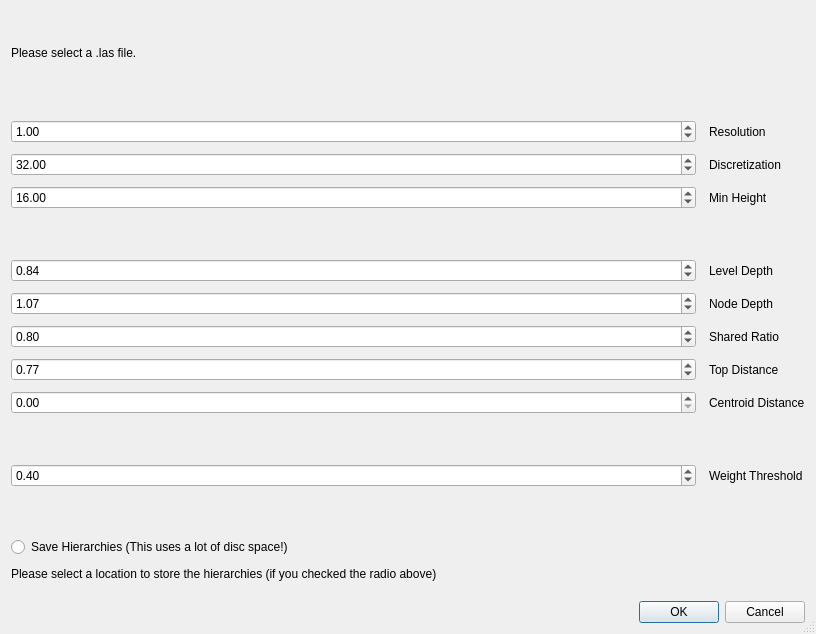
<?xml version="1.0" encoding="UTF-8"?>
<ui version="4.0">
 <class>ExampleDialogBase</class>
 <widget class="QDialog" name="ExampleDialogBase">
  <property name="enabled">
   <bool>true</bool>
  </property>
  <property name="geometry">
   <rect>
    <x>0</x>
    <y>0</y>
    <width>816</width>
    <height>634</height>
   </rect>
  </property>
  <property name="sizePolicy">
   <sizepolicy hsizetype="Expanding" vsizetype="Expanding">
    <horstretch>0</horstretch>
    <verstretch>0</verstretch>
   </sizepolicy>
  </property>
  <property name="minimumSize">
   <size>
    <width>651</width>
    <height>450</height>
   </size>
  </property>
  <property name="sizeIncrement">
   <size>
    <width>10</width>
    <height>10</height>
   </size>
  </property>
  <property name="baseSize">
   <size>
    <width>10</width>
    <height>10</height>
   </size>
  </property>
  <property name="windowTitle">
   <string>Tree Segmentation</string>
  </property>
  <property name="sizeGripEnabled">
   <bool>true</bool>
  </property>
  <layout class="QGridLayout" name="gridLayout_2">
   <item row="0" column="0">
    <layout class="QGridLayout" name="gridLayout" rowstretch="2,0,0,0,0,0,0,0,0,0,0,0,0,0,0,0,0,0,0,0,0,0" columnstretch="2,0">
     <property name="horizontalSpacing">
      <number>13</number>
     </property>
     <property name="verticalSpacing">
      <number>10</number>
     </property>
     <item row="17" column="0">
      <widget class="QRadioButton" name="save_hierarchies_radio_button">
       <property name="text">
        <string>Save Hierarchies (This uses a lot of disc space!)</string>
       </property>
      </widget>
     </item>
     <item row="8" column="1">
      <widget class="QLabel" name="label_6">
       <property name="text">
        <string>Level Depth</string>
       </property>
      </widget>
     </item>
     <item row="6" column="1">
      <widget class="QLabel" name="label_3">
       <property name="text">
        <string>Min Height</string>
       </property>
      </widget>
     </item>
     <item row="5" column="1">
      <widget class="QLabel" name="label_2">
       <property name="text">
        <string>Discretization</string>
       </property>
      </widget>
     </item>
     <item row="20" column="0" colspan="2">
      <widget class="QgsFileWidget" name="h_save_location">
       <property name="fullUrl">
        <bool>false</bool>
       </property>
       <property name="storageMode">
        <enum>QgsFileWidget::GetDirectory</enum>
       </property>
      </widget>
     </item>
     <item row="1" column="0" colspan="2">
      <widget class="QLabel" name="label_4">
       <property name="text">
        <string>Please select a .las file.</string>
       </property>
      </widget>
     </item>
     <item row="10" column="0">
      <widget class="QgsDoubleSpinBox" name="shared_ratio">
       <property name="value">
        <double>0.800000000000000</double>
       </property>
      </widget>
     </item>
     <item row="5" column="0">
      <widget class="QgsDoubleSpinBox" name="discretization_spin_box">
       <property name="value">
        <double>32.000000000000000</double>
       </property>
      </widget>
     </item>
     <item row="9" column="0">
      <widget class="QgsDoubleSpinBox" name="node_depth">
       <property name="value">
        <double>1.070000000000000</double>
       </property>
      </widget>
     </item>
     <item row="4" column="1">
      <widget class="QLabel" name="label">
       <property name="text">
        <string>Resolution</string>
       </property>
      </widget>
     </item>
     <item row="2" column="0" colspan="2">
      <widget class="QgsFileWidget" name="file_browser"/>
     </item>
     <item row="7" column="0">
      <spacer name="verticalSpacer_3">
       <property name="orientation">
        <enum>Qt::Vertical</enum>
       </property>
       <property name="sizeType">
        <enum>QSizePolicy::Maximum</enum>
       </property>
       <property name="sizeHint" stdset="0">
        <size>
         <width>5</width>
         <height>40</height>
        </size>
       </property>
      </spacer>
     </item>
     <item row="8" column="0">
      <widget class="QgsDoubleSpinBox" name="level_depth">
       <property name="wrapping">
        <bool>false</bool>
       </property>
       <property name="value">
        <double>0.840000000000000</double>
       </property>
      </widget>
     </item>
     <item row="10" column="1">
      <widget class="QLabel" name="label_8">
       <property name="text">
        <string>Shared Ratio</string>
       </property>
      </widget>
     </item>
     <item row="16" column="0">
      <spacer name="verticalSpacer_5">
       <property name="orientation">
        <enum>Qt::Vertical</enum>
       </property>
       <property name="sizeHint" stdset="0">
        <size>
         <width>20</width>
         <height>40</height>
        </size>
       </property>
      </spacer>
     </item>
     <item row="21" column="0" colspan="2">
      <widget class="QDialogButtonBox" name="button_box">
       <property name="orientation">
        <enum>Qt::Horizontal</enum>
       </property>
       <property name="standardButtons">
        <set>QDialogButtonBox::Cancel|QDialogButtonBox::Ok</set>
       </property>
      </widget>
     </item>
     <item row="11" column="1">
      <widget class="QLabel" name="label_9">
       <property name="text">
        <string>Top Distance</string>
       </property>
      </widget>
     </item>
     <item row="6" column="0">
      <widget class="QgsDoubleSpinBox" name="min_height_spin_box">
       <property name="value">
        <double>16.000000000000000</double>
       </property>
      </widget>
     </item>
     <item row="4" column="0">
      <widget class="QgsDoubleSpinBox" name="resolution_spin_box">
       <property name="stepType">
        <enum>QAbstractSpinBox::AdaptiveDecimalStepType</enum>
       </property>
       <property name="value">
        <double>1.000000000000000</double>
       </property>
      </widget>
     </item>
     <item row="9" column="1">
      <widget class="QLabel" name="label_7">
       <property name="text">
        <string>Node Depth</string>
       </property>
      </widget>
     </item>
     <item row="12" column="0">
      <widget class="QgsDoubleSpinBox" name="centroid_distance">
       <property name="value">
        <double>0.000000000000000</double>
       </property>
      </widget>
     </item>
     <item row="19" column="0">
      <widget class="QLabel" name="label_5">
       <property name="text">
        <string>Please select a location to store the hierarchies (if you checked the radio above)</string>
       </property>
      </widget>
     </item>
     <item row="3" column="0">
      <spacer name="verticalSpacer_2">
       <property name="orientation">
        <enum>Qt::Vertical</enum>
       </property>
       <property name="sizeHint" stdset="0">
        <size>
         <width>20</width>
         <height>40</height>
        </size>
       </property>
      </spacer>
     </item>
     <item row="0" column="0">
      <spacer name="verticalSpacer">
       <property name="orientation">
        <enum>Qt::Vertical</enum>
       </property>
       <property name="sizeHint" stdset="0">
        <size>
         <width>20</width>
         <height>40</height>
        </size>
       </property>
      </spacer>
     </item>
     <item row="11" column="0">
      <widget class="QgsDoubleSpinBox" name="top_distance">
       <property name="value">
        <double>0.770000000000000</double>
       </property>
      </widget>
     </item>
     <item row="12" column="1">
      <widget class="QLabel" name="label_10">
       <property name="text">
        <string>Centroid Distance</string>
       </property>
      </widget>
     </item>
     <item row="13" column="0">
      <spacer name="verticalSpacer_4">
       <property name="orientation">
        <enum>Qt::Vertical</enum>
       </property>
       <property name="sizeHint" stdset="0">
        <size>
         <width>20</width>
         <height>40</height>
        </size>
       </property>
      </spacer>
     </item>
     <item row="14" column="0">
      <widget class="QgsDoubleSpinBox" name="weight_threshold">
       <property name="value">
        <double>0.400000000000000</double>
       </property>
      </widget>
     </item>
     <item row="14" column="1">
      <widget class="QLabel" name="label_11">
       <property name="text">
        <string>Weight Threshold</string>
       </property>
      </widget>
     </item>
    </layout>
   </item>
  </layout>
 </widget>
 <customwidgets>
  <customwidget>
   <class>QgsDoubleSpinBox</class>
   <extends>QDoubleSpinBox</extends>
   <header>qgsdoublespinbox.h</header>
  </customwidget>
  <customwidget>
   <class>QgsFileWidget</class>
   <extends>QWidget</extends>
   <header>qgsfilewidget.h</header>
  </customwidget>
 </customwidgets>
 <resources/>
 <connections>
  <connection>
   <sender>button_box</sender>
   <signal>accepted()</signal>
   <receiver>ExampleDialogBase</receiver>
   <slot>accept()</slot>
   <hints>
    <hint type="sourcelabel">
     <x>30</x>
     <y>297</y>
    </hint>
    <hint type="destinationlabel">
     <x>20</x>
     <y>20</y>
    </hint>
   </hints>
  </connection>
  <connection>
   <sender>button_box</sender>
   <signal>rejected()</signal>
   <receiver>ExampleDialogBase</receiver>
   <slot>reject()</slot>
   <hints>
    <hint type="sourcelabel">
     <x>30</x>
     <y>297</y>
    </hint>
    <hint type="destinationlabel">
     <x>20</x>
     <y>20</y>
    </hint>
   </hints>
  </connection>
 </connections>
</ui>
